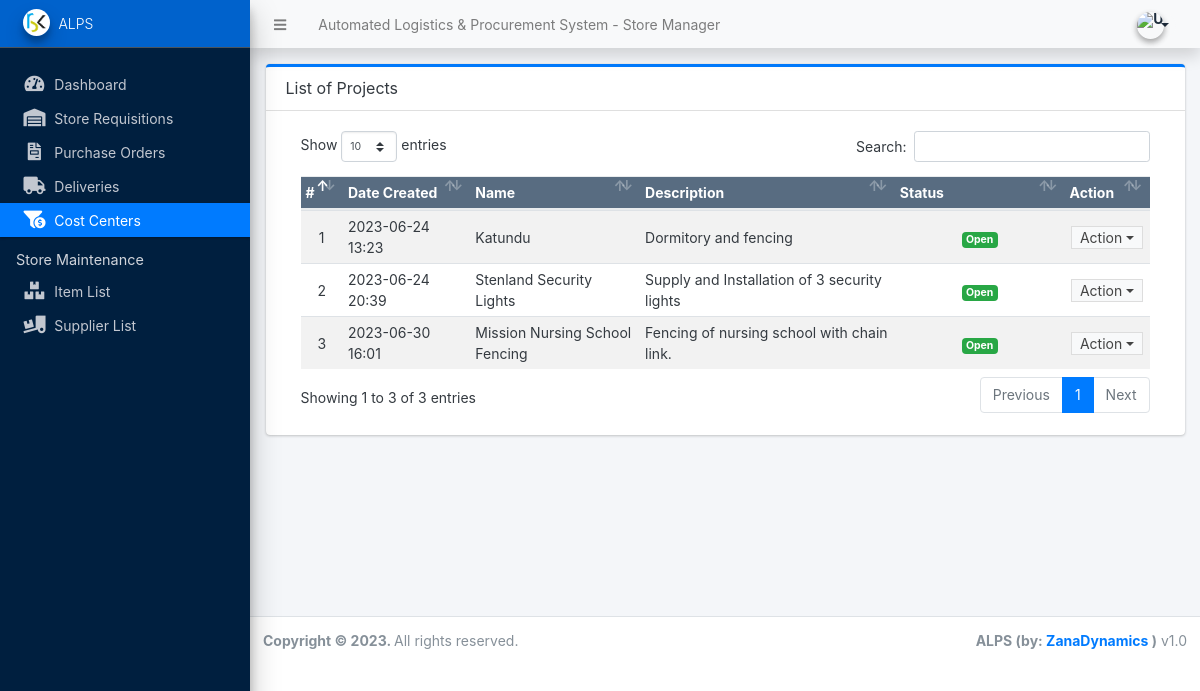
The app's page /s_manager/index.php?page=projects, older data.
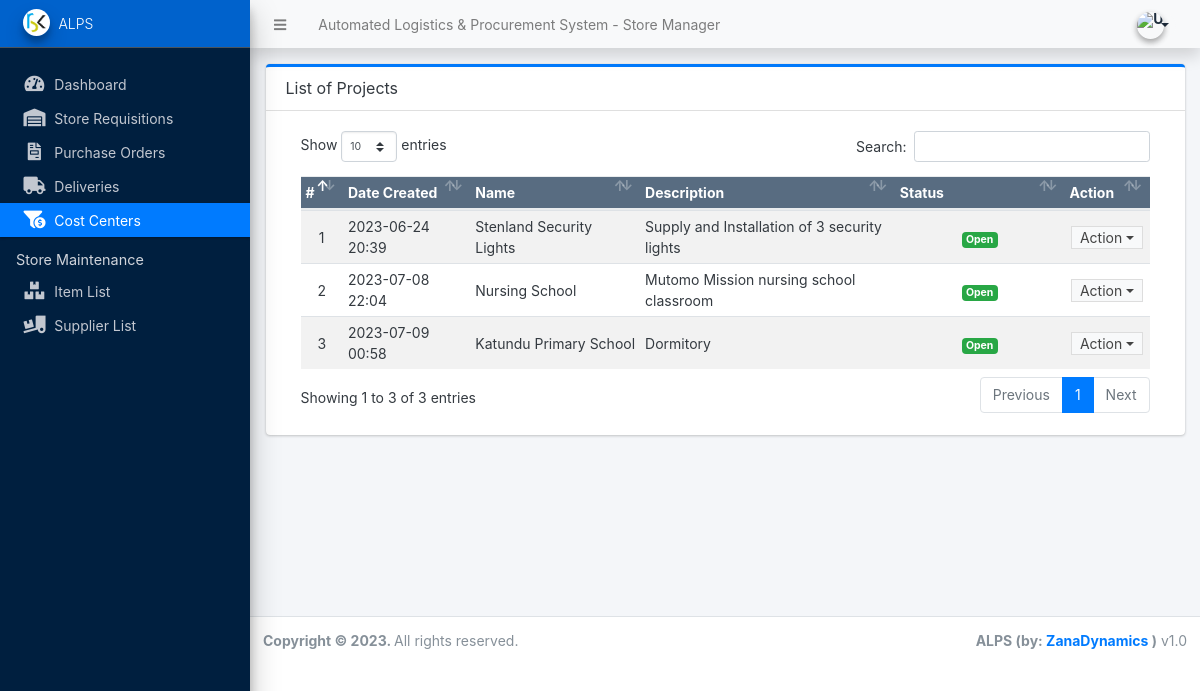
The same page, newer data.
### tables this page shows
CREATE TABLE `project_list` (
  `id` int(10) NOT NULL,
  `name` varchar(50) NOT NULL,
  `description` text NOT NULL,
  `status` int(10) NOT NULL COMMENT '0=open,1=closed',
  `created_on` datetime NOT NULL DEFAULT current_timestamp(),
  `updated_on` datetime NOT NULL DEFAULT '0000-00-00 00:00:00' ON UPDATE current_timestamp()
);

### s_manager/projects/index.php (the view, shortened to what this page needs)
<div class="card card-outline card-primary">
	<div class="card-header">
		<h3 class="card-title">List of Projects</h3>
	</div>
	<div class="card-body">
		<div class="container-fluid">
        <div class="container-fluid">
			<table class="table table-hover table-striped">
				<colgroup>
					<col width="5%">
					<col width="15%">
					<col width="20%">
					<col width="30%">
					<col width="20%">
					<col width="10%">
				</colgroup>
				<thead>
					<tr class="bg-navy disabled">
						<th>#</th>
						<th>Date Created</th>
						<th>Name</th>
						<th>Description</th>
						<th>Status</th>
						<th>Action</th>
					</tr>
				</thead>
				<tbody>
					<?php
					$i = 1;
					$qry = $conn->query("SELECT * from `project_list` order by (`created_on`) asc ");
					while($row = $qry->fetch_assoc()):
					?>
						<tr>
							<td class="text-center"><?php echo $i++; ?></td>
							<td><?php echo date("Y-m-d H:i",strtotime($row['created_on'])) ?></td>
							<td><?php echo $row['name'] ?></td>
							<td><?php echo $row['description'] ?></td>
							<td class="text-center">
								<?php if($row['status'] == 0): ?>
									<span class="badge badge-success">Open</span>
								<?php else: ?>
									<span class="badge badge-secondary">Closed</span>
								<?php endif; ?>
							</td>
							<td align="center">
								 <button type="button" class="btn btn-flat btn-default btn-sm dropdown-toggle dropdown-icon py-0" data-toggle="dropdown">
				                  		Action
				                  </button>
							</td>
						</tr>
					<?php endwhile; ?>
				</tbody>
			</table>
		</div>
		</div>
	</div>
</div>

Row changes from the older to the newer data that the page shows:
removed project_list: created_on "2023-06-24 13:23", name "Katundu", description "Dormitory and fencing", status "Open"
removed project_list: created_on "2023-06-30 16:01", name "Mission Nursing School Fencing", description "Fencing of nursing school with chain link.", status "Open"
added project_list: created_on "2023-07-08 22:04", name "Nursing School", description "Mutomo Mission nursing school classroom", status "Open"
added project_list: created_on "2023-07-09 00:58", name "Katundu Primary School", description "Dormitory", status "Open"
